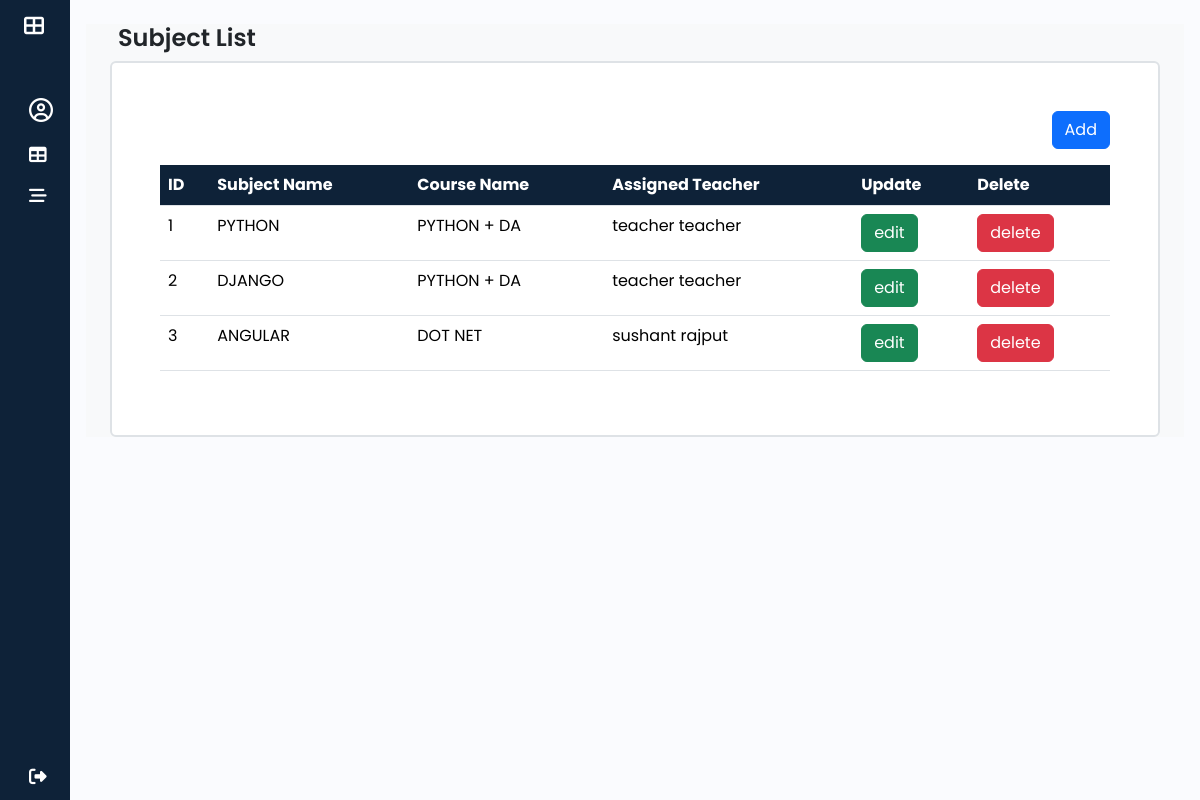
The page /admins/subjects/ on the database as committed earlier.
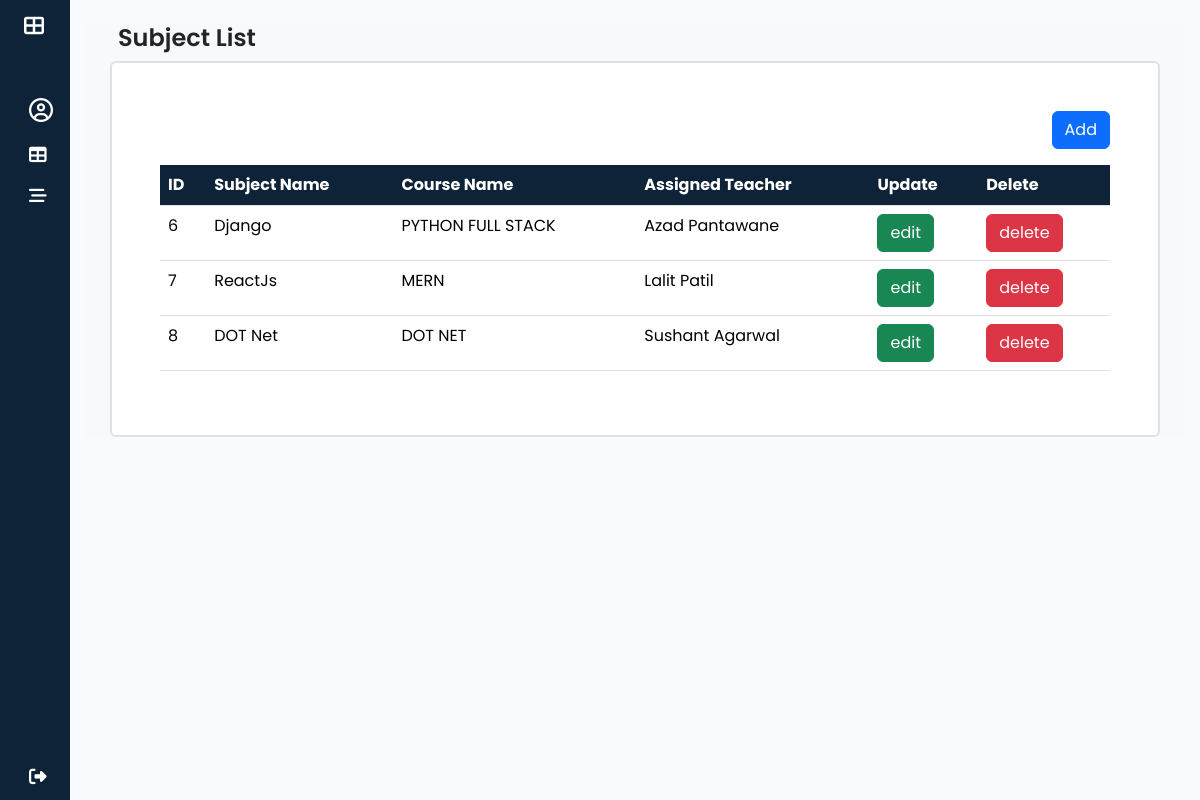
The same page on the database as committed later.
### attendance/models.py (models this page shows, shortened)
class Subject(models.Model):
    name = models.CharField(max_length=100)
    course = models.ForeignKey(Course,on_delete=models.SET_NULL,null=True,blank=True)
    teacher = models.ForeignKey(Teacher,on_delete=models.SET_NULL,null=True,blank=True,related_name='teacher_subject')
    created_at = models.DateTimeField(auto_now_add=True,blank=True,null=True)
    updated_at = models.DateTimeField(auto_now=True,blank=True,null=True)

class Course(models.Model):
    name = models.CharField(max_length=100,unique=True)
    created_at = models.DateTimeField(auto_now_add=True)
    updated_at = models.DateTimeField(auto_now=True)

class Teacher(models.Model):
    user = models.OneToOneField(User,on_delete=models.CASCADE,primary_key=True,related_name='teacher_model')
    gender = models.CharField(max_length=20,default='male')
    phone_no = models.CharField(max_length=10,unique=True,null=True,blank=True)
    address = models.TextField(null=True,blank=True)
    joining_date = models.DateField(auto_now_add=True)
    department = models.CharField(max_length=100,null=True,blank=True)
    is_active = models.BooleanField(default=True)
    created_at = models.DateTimeField(auto_now_add=True,blank=True,null=True)
    updated_at = models.DateTimeField(auto_now=True,blank=True,null=True)

class User(AbstractUser):
    USER_TYPE = [
        ('ADMIN', 'Admin'),
        ('STUDENT','student'),
        ('TEACHER','teacher'),
    ]
    user_type = models.CharField(max_length=25,choices = USER_TYPE,default='STUDENT',null=False,blank=False)
    profile_pic = models.ImageField(upload_to='profile_pics/',null=True,blank=True)
    email_verified = models.BooleanField(default=False)
    otp = models.CharField(max_length=6, blank=True, null=True)
    groups = models.ManyToManyField(
        Group,
        related_name="custom_user_groups",  # Avoids conflict with auth.User.groups
        blank=True
    )
    user_permissions = models.ManyToManyField(
        Permission,
        related_name="custom_user_permissions",  # Avoids conflict with auth.User.user_permissions
        blank=True
    )

### ITP_STU_ATTENDANCE/adminViews.py (the view)
# urls.py: path('admins/subjects/',adminViews.subject_list,name='subject_list'),
def subject_list(request):
    subjects = Subject.objects.all()
    return render(request,'admin/subjectList.html',{'subjects':subjects})

### templates/admin/subjectList.html (shortened to what this page needs)
{% extends "base.html" %}
{% block content %}
<section class="container-fluid bg-light" id='main-content'>
    <section class="container">
        <h1 class="m-2">Subject List</h1>
        <div class="content bg-white p-5 my-auto border border-2 rounded">
            <div class="d-flex justify-content-end">
                <a href="{% url "subject_add" %}" class="btn btn-primary mb-3">Add</a>
            </div>
            <table class="table table-hover">
                <thead class="table " style="--bs-table-bg: #0e2238;">
                    <th scope="col" class="text-white">ID</th>
                    <th scope="col" class="text-white">Subject Name</th>
                    <th scope="col" class="text-white">Course Name</th>
                    <th scope="col" class="text-white">Assigned Teacher</th>
                    <th scope="col" class="text-white">Update</th>
                    <th scope="col" class="text-white">Delete</th>
                </thead>
                <tbody>
                    {% for subject in subjects %}
                        <tr>
                            <td>{{subject.id}}</td>
                            <td>{{subject.name}}</td>
                            <td>{{subject.course.name}}</td>
                            <td>{{subject.teacher.user.get_full_name}}</td>
                            <td><a href="{% url "subject_edit" subject.id %}" class="btn btn-success">edit</a></td>
                            <td><a href="{% url "subject_delete" subject.id %}" class="btn btn-danger">delete</a></td>
                        </tr>
                    {% endfor %}
                </tbody>
              </table>
        </div>
    </section>
</section>
{% endblock content %}

Rows that differ between the two databases and show on the page:
removed Subject: id "1", name "PYTHON", course.name "PYTHON + DA", teacher.user.get_full_name "teacher teacher"
removed Subject: id "2", name "DJANGO", course.name "PYTHON + DA", teacher.user.get_full_name "teacher teacher"
removed Subject: id "3", name "ANGULAR", course.name "DOT NET", teacher.user.get_full_name "sushant rajput"
added Subject: id "6", name "Django", course.name "PYTHON FULL STACK", teacher.user.get_full_name "Azad Pantawane"
added Subject: id "7", name "ReactJs", course.name "MERN", teacher.user.get_full_name "Lalit Patil"
added Subject: id "8", name "DOT Net", course.name "DOT NET", teacher.user.get_full_name "Sushant Agarwal"
